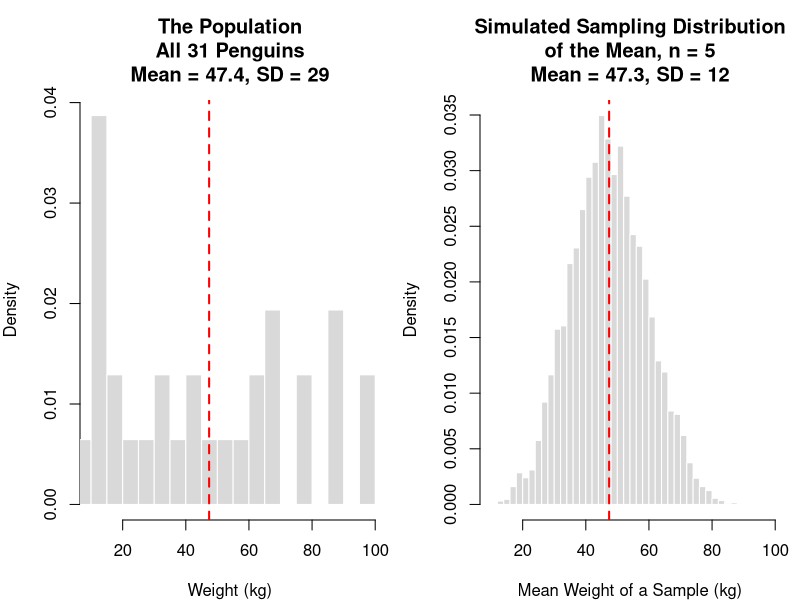

Recreate this plot in R.
# A population of 31 penguins.  We weigh 5 of them and take the mean.
#
# That mean is a statistic: one number, calculated from one sample.  Run the
# script twice and it comes out different, because a different 5 penguins got
# caught.  The question of this section is how that number moves around, so we
# do the whole thing thousands of times and look at the answers we get.
#
# The result is NOT the distribution of penguin weights.  It is the
# distribution of the MEAN of 5 penguin weights -- the sampling distribution.


# The whole population.  In real life we never have this; here we do, so we
# can check the answer against the truth.
population <- c(12, 34, 69, 36, 13, 47, 98, 12, 18, 87, 65,
                42, 98, 76, 34, 18, 10, 89, 90, 78, 65, 53,
                27, 57, 69, 23, 44, 12, 67, 11, 15)

n <- 5              # how many penguins we catch in one sample
repeats <- 10000    # how many times we repeat the whole exercise

# 0 = catch 5 different penguins.  This is what you would actually dNexo, and
#     there really are only 31 birds out there.
# 1 = throw each penguin back before catching the next one, so the same bird
#     can turn up twice.  This pretends the colony is endless.  We come back
#     to it when we work the sampling distribution out on paper instead of
#     by simulation.
with_replacement <- 0

N <- length(population)

# ----------------------------------------------------------------------
# The population parameters.  These are fixed facts about the 31 penguins --
# they do not depend on which ones we happen to catch.
#
# Note the divisor: this is the spread of the population itself, so we divide
# by N.  (R's sd() divides by N-1, because it is built to ESTIMATE the
# population spread from a sample, which is a different job.)
# ----------------------------------------------------------------------
pop_mean <- mean(population)
pop_sd <- sqrt(mean((population - pop_mean)^2))

cat("The population:", N, "penguins\n")
cat("  mean =", round(pop_mean, 2), "kg   sd =", round(pop_sd, 2), "kg\n\n")

# ----------------------------------------------------------------------
# One sample.  This is all a real study ever gets to see.
# ----------------------------------------------------------------------
one_sample <- sample(population, size = n, replace = with_replacement == 1)

cat("One sample of", n, "penguins:", paste(one_sample, collapse = ", "), "\n")
cat("  mean =", round(mean(one_sample), 2), "kg\n")
cat("  If we went out and caught 5 more, would we get this number again?\n\n")

# ----------------------------------------------------------------------
# So do it again.  And again.  Each pass through the loop is one imaginary
# research group going out, catching 5 penguins, and reporting a mean.
# ----------------------------------------------------------------------
show <- 14          # how many of the repeats to print

means <- rep(NA, repeats)
kept <- list()      # the first few samples, kept so we can look at them
for (i in 1:repeats)
{
  a_sample <- sample(population, size = n, replace = with_replacement == 1)
  means[i] <- mean(a_sample)
  if (i <= show) {kept[[i]] <- a_sample}
}

# The first few, laid out the way the slides do it.
cat("The first", show, "of", repeats, "repeats:\n")
for (i in 1:show)
{
  cat(sprintf("  %-22s --> %5.1f\n",
              paste(kept[[i]], collapse = ", "), means[i]))
}
cat("  And many, many more...\n\n")

# ----------------------------------------------------------------------
# What came out.
#
# The means cluster on the population mean and they are far less spread out
# than the penguins are.  That second part is the whole point: averaging 5
# penguins cancels the light ones against the heavy ones.
#
# The spread of a sampling distribution has its own name -- the standard
# error -- and for the mean we can predict it without simulating anything.
# ----------------------------------------------------------------------
if (with_replacement)
{
  # The colony is being treated as endless, so every catch is independent of
  # the ones before it and the spread of the means is just sd / sqrt(n).
  expected_se <- pop_sd / sqrt(n)
  se_formula <- "sd / sqrt(n)"
} else {
  # We are catching 5 DIFFERENT penguins out of only 31.  Landing the 98 kg
  # bird takes it out of the pool, so the four catches that follow come from
  # a colony that is now lighter: the sample partly corrects itself, extreme
  # samples get rarer, and the means come out tighter than sd / sqrt(n).
  #
  # The (N-n)/(N-1) term is what accounts for that.  Sample every bird
  # (n = N) and it goes to zero -- weigh all 31 and the mean IS the
  # population mean, with nothing left to vary.  Make the colony large next
  # to the sample and it goes to one, which is the case above.
  expected_se <- (pop_sd / sqrt(n)) * sqrt((N - n) / (N - 1))
  se_formula <- "sd / sqrt(n) * sqrt((N-n)/(N-1))"
}

cat("The SIMULATED sampling distribution of the mean, from", repeats, "repeats:\n")
cat("  mean of the means =", round(mean(means), 2),
    "kg   (population mean =", round(pop_mean, 2), "kg)\n")
cat("  sd of the means   =", round(sd(means), 2), "kg\n")
cat("  predicted by", se_formula, "=", round(expected_se, 2), "kg\n\n")
cat("  The penguins are spread over", round(pop_sd, 1),
    "kg; the means over only", round(sd(means), 1), "kg.\n")

# ----------------------------------------------------------------------
# Both distributions, side by side and on the same axis, because the
# comparison is the lesson.  Left: how heavy penguins are.  Right: how heavy
# the mean of 5 penguins is.  Same population, different question.
# ----------------------------------------------------------------------
par(mfrow = c(1, 2), mar = c(4, 4, 5, 1))

limits <- range(population)

hist(population, breaks = seq(0, 100, by = 5), xlim = limits, freq = FALSE,
     col = "grey85", border = "white",
     xlab = "Weight (kg)",
     main = paste0("The Population\nAll ", N, " Penguins\n",
                   "Mean = ", round(pop_mean, 1), ", SD = ", round(pop_sd, 1)))
abline(v = pop_mean, col = "red", lwd = 2, lty = 2)

hist(means, breaks = 30, xlim = limits, freq = FALSE,
     col = "grey85", border = "white",
     xlab = "Mean Weight of a Sample (kg)",
     main = paste0("Simulated Sampling Distribution\nof the Mean, n = ", n,
                   "\nMean = ", round(mean(means), 1),
                   ", SD = ", round(sd(means), 1)))
abline(v = pop_mean, col = "red", lwd = 2, lty = 2)

cat("\nTry n <- 10, or n <- 20, and watch the right-hand plot tighten.\n")
cat("Try n <- 31 -- catch every penguin, and there is nothing left to vary.\n")
